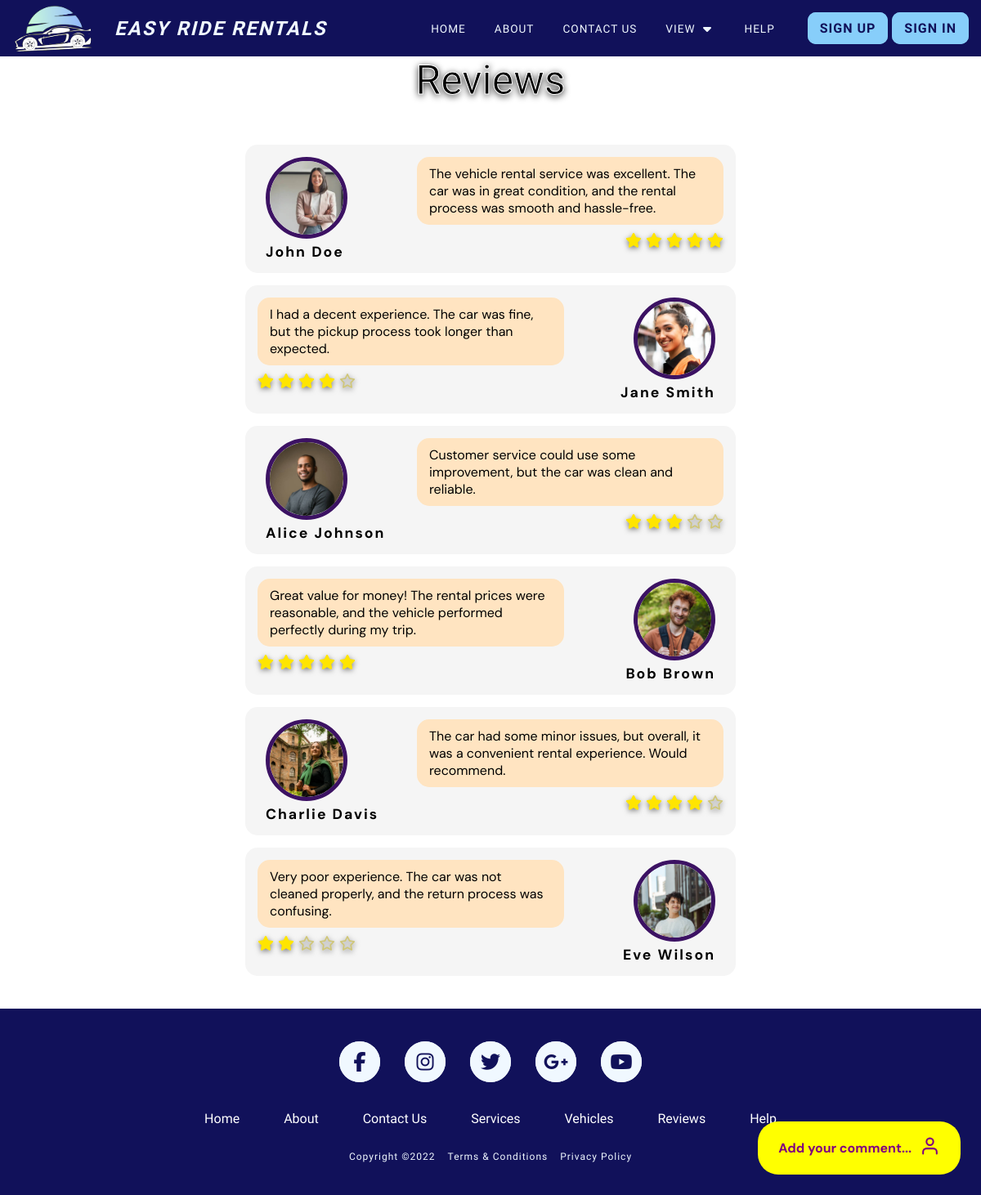
The app's page /review_page/review.php with its own data.
### tables this page shows
CREATE TABLE `reviews` (
  `id` varchar(5) NOT NULL,
  `customer_id` varchar(5) NOT NULL,
  `review` text NOT NULL,
  `rate` int(11) DEFAULT NULL CHECK (`rate` <= 5),
  `created_at` timestamp NOT NULL DEFAULT current_timestamp()
);

CREATE TABLE `customers` (
  `user_id` varchar(5) NOT NULL,
  `first_name` varchar(50) NOT NULL,
  `last_name` varchar(50) NOT NULL,
  `date_of_birth` date NOT NULL,
  `gender` enum('male','female') NOT NULL,
  `nic_number` varchar(20) NOT NULL,
  `licence_number` varchar(20) NOT NULL,
  `address` text NOT NULL,
  `mobile` varchar(10) NOT NULL,
  `email` varchar(100) NOT NULL,
  `nic_pdf` varchar(255) DEFAULT NULL,
  `profile_image` varchar(255) DEFAULT NULL,
  `password` varchar(255) NOT NULL,
  `created_at` timestamp NOT NULL DEFAULT current_timestamp()
);

### review_page/review.php (the view, shortened to what this page needs)
<?php
include '../includes/config.php';
?>
<!DOCTYPE html>
<html lang="en">
<head>
    <link rel="stylesheet" href="review.css">
</head>
<body>
    <?php
        include_once '../includes/header.php';
    ?>
    <div id="big_box">
        <div class="topic">Reviews</div>
        <div class="review_block">
        <?php
$review_sql = "SELECT c.first_name, c.last_name, c.profile_image, r.review, r.rate
                FROM reviews r
                JOIN Customers c ON r.customer_id = c.user_id";
$reviews = $conn->query($review_sql);
if ($reviews) {
    while ($feedbacks = $reviews->fetch_assoc()) {
        echo '<div class="review_box">
                <div class="profile_box">
                    <div class="profile_pic">
                        <img src="' . $feedbacks['profile_image'] . '" alt="profile picture">
                    </div>
                    <div class="profile_name">' . $feedbacks['first_name'] . ' ' . $feedbacks['last_name'] . '</div>
                </div>
                <div class="comment_box">
                    <p>' . addslashes($feedbacks['review']) . '</p>
                    <div class="rate">';
        for ($i = 0; $i < $feedbacks['rate']; $i++) {
            echo '<div class="icon">
                    <svg xmlns="http://www.w3.org/2000/svg" viewBox="0 0 576 512">
                        <path fill="#ffe500" d="M316.9 18C311.6 7 300.4 0 288.1 0s-23.4 7-28.8 18L195 150.3 51.4 171.5c-12 1.8-22 10.2-25.7 21.7s-.7 24.2 7.9 32.7L137.8 329 113.2 474.7c-2 12 3 24.2 12.9 31.3s23 8 33.8 2.3l128.3-68.5 128.3 68.5c10.8 5.7 23.9 4.9 33.8-2.3s14.9-19.3 12.9-31.3L438.5 329 542.7 225.9c8.6-8.5 11.7-21.2 7.9-32.7s-13.7-19.9-25.7-21.7L381.2 150.3 316.9 18z"/>
                    </svg>
                  </div>';
        }
        for ($i = $feedbacks['rate']; $i < 5; $i++) {
            echo '<div class="icon">
                    <svg xmlns="http://www.w3.org/2000/svg" viewBox="0 0 576 512">
                        <path fill="#cfc678" d="M287.9 0c9.2 0 17.6 5.2 21.6 13.5l68.6 141.3 153.2 22.6c9 1.3 16.5 7.6 19.3 16.3s.5 18.1-5.9 24.5L433.6 328.4l26.2 155.6c1.5 9-2.2 18.1-9.7 23.5s-17.3 6-25.3 1.7l-137-73.2L151 509.1c-8.1 4.3-17.9 3.7-25.3-1.7s-11.2-14.5-9.7-23.5l26.2-155.6L31.1 218.2c-6.5-6.4-8.7-15.9-5.9-24.5s10.3-14.9 19.3-16.3l153.2-22.6L266.3 13.5C270.4 5.2 278.7 0 287.9 0zm0 79L235.4 187.2c-3.5 7.1-10.2 12.1-18.1 13.3L99 217.9 184.9 303c5.5 5.5 8.1 13.3 6.8 21L171.4 443.7l105.2-56.2c7.1-3.8 15.6-3.8 22.6 0l105.2 56.2L384.2 324.1c-1.3-7.7 1.2-15.5 6.8-21l85.9-85.1L358.6 200.5c-7.8-1.2-14.6-6.1-18.1-13.3L287.9 79z"/>
                    </svg>
                  </div>';
        }
        echo '        </div>
                </div>
            </div>';
    }
} else {
    echo "Oops! Something went wrong ..";
}
?>
        </div>
    </div>
    <div id="add" class="add">Add your comment...
        <div class="icon">
            <svg xmlns="http://www.w3.org/2000/svg" width="60" height="60" viewBox="0 0 24 24" fill="none" stroke="currentColor" stroke-width="1" stroke-linecap="round" stroke-linejoin="round" class="feather feather-user"><path d=  "M20 21v-2a4 4 0 0 0-4-4H8a4 4 0 0 0-4 4v2"></path><circle cx="12" cy="7" r="4"></circle></svg>
        </div>
    </div>
    <?php
        include_once '../includes/footer.php';
    ?>
</body>
</html>

### includes/header.php (shortened to what this page needs)
<!DOCTYPE html>
<html lang="en">
<head>
    <link rel="stylesheet" href="../includes/styles/headerStyles.css">
</head>
<body>
    <header>
        <div class="main_header">
            <div class="sub_header">
                <img src="../images/logo/logo_without_text.png" alt="logo">
                <h3>Easy Ride Rentals</h3>
            </div>
            <div class="sub_header">
                <div class="mini_header">
                    <a class="header_link" href="../home_page/index.php">Home</a>
                    <a class="header_link" href="../aboutpage/about.php">About</a>
                    <a class="header_link" href="../contact_us_page/ContactUs.php">Contact us</a>
                    <div class="header_link">
                        View
                        <div class="icon">
                            <svg xmlns="http://www.w3.org/2000/svg" viewBox="0 0 320 512"><path fill="currentColor" d="M137.4 374.6c12.5 12.5 32.8 12.5 45.3 0l128-128c9.2-9.2 11.9-22.9 6.9-34.9s-16.6-19.8-29.6-19.8L32 192c-12.9 0-24.6 7.8-29.6 19.8s-2.2 25.7 6.9 34.9l128 128z"/></svg>
                        </div>
                    </div>
                    <a class="header_link" href="">Help</a>
                </div>
                <div class="mini_header">
                    <div class="header_act">
                        <a class="buttons" href="../signUp_page/signUp.html">Sign Up</a>
                        <a class="buttons" href="../login_page/login.php">Sign In</a>
                    </div>
                </div>
            </div>
        </div>
    </header>
</body>
</html>

### includes/footer.php
<!DOCTYPE html>
<html lang="en">
<head>
    <link rel="stylesheet" href="https://cdnjs.cloudflare.com/ajax/libs/font-awesome/6.6.0/css/all.min.css">
    <link rel="stylesheet" href="../includes/styles/footerStyles.css">
</head>
<body>
    <footer>
        <div class="footer-container">
            <div class="social-icons">
                <a href="#" class="social-icon"><i class="fab fa-facebook-f"></i></a>
                <a href="#" class="social-icon"><i class="fab fa-instagram"></i></a>
                <a href="#" class="social-icon"><i class="fab fa-twitter"></i></a>
                <a href="#" class="social-icon"><i class="fab fa-google-plus-g"></i></a>
                <a href="#" class="social-icon"><i class="fab fa-youtube"></i></a>
            </div>
            <ul class="footer-nav">
                <li><a href="#">Home</a></li>
                <li><a href="#">About</a></li>
                <li><a href="#">Contact Us</a></li>
                <li><a href="#">Services</a></li>
                <li><a href="#">Vehicles</a></li>
                <li><a href="#">Reviews</a></li>
                <li><a href="#">Help</a></li>
            </ul>
            <div class="footer-bottom">
                <p>Copyright ©2022</p>
                <a href=""><p>Terms & Conditions</p></a>
                <a href=""><p>Privacy Policy</p></a>
            </div>
        </div>
    </footer>
</body>
</html>

### review_page/review.css (style rules this page uses)
* { position: relative; }
body { background-repeat: no-repeat; width: 100%; min-height: 100vh; font-family: "DM Sans", sans-serif; overflow-x: hidden; margin: 0; }
body::after { content: ''; position: fixed; top: 0; left: 0; width: 100vw; height: 100vh; background: url('../images/review_page_images/robson-hatsukami-morgan-D_EV-m3aJ2U-unsplash.jpg'); background-position: center; background-size: cover; mix-blend-mode: overlay; filter: blur(2px) brightness(60%); z-index: -2; }
#big_box { display: flex; flex-direction: column; justify-content: center; align-items: center; width: 100%; }
.topic { display: flex; justify-content: center; font-family: "Rowdies", sans-serif; font-size: 50px; margin-bottom: 50px; -webkit-text-stroke: 1px #ffffff; font-weight: normal; text-shadow: 0 2px 8px; }
.review_block { display: flex; flex-direction: column; justify-content: space-evenly; position: relative; width: 50%; gap: 15px; }
.review_block:nth-child(2) { margin-bottom: 15px; }
.profile_box { display: flex; flex-direction: column; justify-content: center; flex: 1; padding-left: 10px; padding-right: 0; }
.profile_box .profile_name { font-size: 1.1em; font-weight: bold; letter-spacing: 2px; margin-top: 5px; }
.profile_name , .profile_pic { display: flex; justify-content: left; }
.profile_pic { width: 100px; height: 100px; border-radius: 50%; border: solid 5px rgb(60, 18, 99); overflow: hidden; }
.profile_pic img { width: 100%; height: 100%; object-fit: cover; object-position: top center; }
.comment_box { display: flex; flex-direction: column; align-items: flex-end; flex: 2; }
.comment_box p { margin: 0; padding: 10px 15px; min-height: 70px; min-width: 375px; margin-bottom: 10px; border-radius: 15px; background: rgb(255, 228, 193); }
.review_box { display: flex; flex-direction: row; padding: 15px; border-radius: 15px; background-color: whitesmoke; }
.review_box:nth-child(even) { flex-direction: row-reverse; }
.review_box:nth-child(even) .comment_box { align-items: flex-start; }
.review_box:nth-child(even) .profile_box { align-items: flex-end; padding-left: 0; padding-right: 10px; }
.rate { display: flex; align-items: center; gap: 5px; }
.rate .icon { width: 20px; filter: drop-shadow(0px 2px 3px rgba(0, 0, 0, 0.5)); }
.rate .icon svg { width: 100%; }
.add { position: fixed; z-index: 15; bottom: 25px; right: 25px; width: fit-content; padding: 0px 25px; background-color: yellow; color: purple; border-radius: 25px; display: flex; align-items: center; gap: 10px; font-weight: 700; transition: 0.35s ease-in-out all; cursor: pointer; }
.add .icon { width: 25px; }
.add .icon svg { width: 100%; color: purple; stroke-width: 2px; }

### includes/styles/headerStyles.css (style rules this page uses)
* { margin: 0; padding: 0; position: relative; }
a { text-decoration: none; color: inherit; }
header { padding: 2px 15px; width: 100%; background-color: #11115a; color: aliceblue; z-index: 100; }
.main_header { display: flex; align-items: center; justify-content: space-between; font-family: "Ubuntu", sans-serif; }
.sub_header { display: flex; align-items: center; gap: 25px; }
.header_act, .mini_header { display: flex; align-items: center; gap: 5px; }
.header_act { display: flex; gap: 5px; }
.sub_header:nth-child(1) img { width: 100px; height: 65px; object-fit: cover; object-position: 0px -12px; mix-blend-mode: lighten; }
.sub_header:nth-child(1) h3 { line-height: 1em; text-transform: uppercase; font-style: italic; letter-spacing: 2px; font-size: 1.5em; }
.mini_header .header_link { padding: 10px 15px; font-size: .85em; font-weight: normal; letter-spacing: 1px; text-transform: uppercase; display: flex; align-items: center; justify-content: center; gap: 10px; cursor: pointer; }
.mini_header .header_link::after { content: ''; position: absolute; width: 100%; height: 1.5px; left: 0; bottom: 1px; background-color: aliceblue; transform-origin: left; transform: scale(0, 1); transition: all ease-in-out .35s; }
.mini_header .header_link .icon { width: 15px; height: 15px; }
.mini_header .header_link .icon svg { width: 10px; transform: rotate(0deg); transition: all ease-in-out .35s; }
.sub_header .mini_header .header_act .buttons { padding: 10px 15px; text-transform: uppercase; letter-spacing: 1px; border-radius: 10px; text-align: center; font-weight: 600; background-color: lightskyblue; color: #11115a; outline: 3px solid lightskyblue; outline-offset: -3px; transition: all ease-in-out .5s; }

### records on screen
reviews: customer.profile_image (picture), customer.first_name "John", customer.last_name "Doe", review "The vehicle rental service was excellent. The car was in great condition, and the rental process was smooth and hassle-free.", rate 5 (drawn)
reviews: customer.profile_image (picture), customer.first_name "Jane", customer.last_name "Smith", review "I had a decent experience. The car was fine, but the pickup process took longer than expected.", rate 4 (drawn)
reviews: customer.profile_image (picture), customer.first_name "Alice", customer.last_name "Johnson", review "Customer service could use some improvement, but the car was clean and reliable.", rate 3 (drawn)
reviews: customer.profile_image (picture), customer.first_name "Bob", customer.last_name "Brown", review "Great value for money! The rental prices were reasonable, and the vehicle performed perfectly during my trip.", rate 5 (drawn)
reviews: customer.profile_image (picture), customer.first_name "Charlie", customer.last_name "Davis", review "The car had some minor issues, but overall, it was a convenient rental experience. Would recommend.", rate 4 (drawn)
reviews: customer.profile_image (picture), customer.first_name "Eve", customer.last_name "Wilson", review "Very poor experience. The car was not cleaned properly, and the return process was confusing.", rate 2 (drawn)
